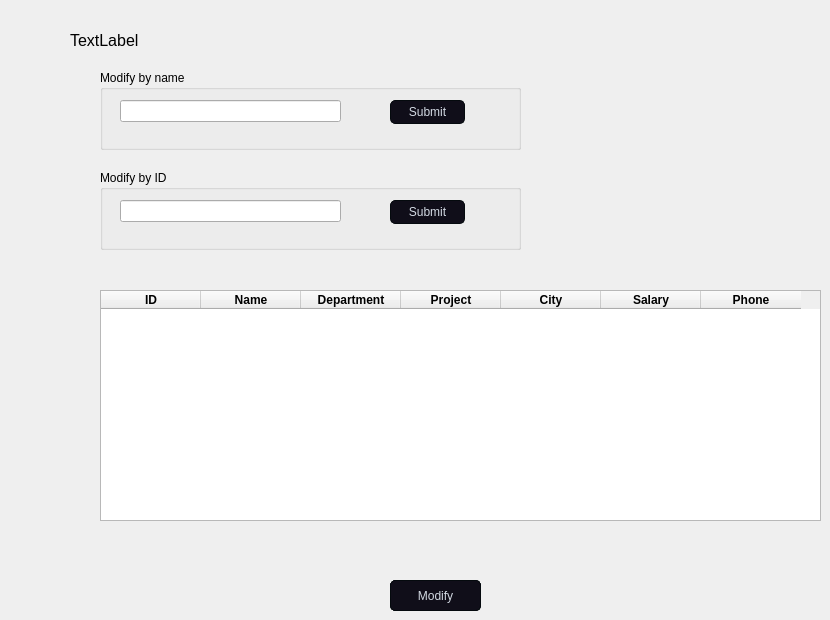
    <widget class="QWidget" name="Modify">
     <attribute name="title">
      <string>Modify</string>
     </attribute>
     <widget class="QGroupBox" name="groupBox_5">
      <property name="geometry">
       <rect>
        <x>100</x>
        <y>70</y>
        <width>421</width>
        <height>80</height>
       </rect>
      </property>
      <property name="title">
       <string>Modify by name</string>
      </property>
      <widget class="QLineEdit" name="mbn">
       <property name="geometry">
        <rect>
         <x>20</x>
         <y>30</y>
         <width>221</width>
         <height>22</height>
        </rect>
       </property>
      </widget>
      <widget class="QPushButton" name="mbn_btn">
       <property name="geometry">
        <rect>
         <x>290</x>
         <y>30</y>
         <width>75</width>
         <height>24</height>
        </rect>
       </property>
       <property name="styleSheet">
        <string notr="true">
/*
Neon Style Sheet for QT Applications (QpushButton)
Author: Jaime A. Quiroga P.
Company: GTRONICK
Last updated: 24/10/2020, 15:42.
Available at: https://github.com/GTRONICK/QSS/blob/master/NeonButtons.qss
*/
QPushButton{
	border-style: solid;
	border-color: #050a0e;
	border-width: 1px;
	border-radius: 5px;
	color: #d3dae3;
	padding: 2px;
	background-color: #100E19;
}
QPushButton::default{
	border-style: solid;
	border-color: #050a0e;
	border-width: 1px;
	border-radius: 5px;
	color: #FFFFFF;
	padding: 2px;
	background-color: #151a1e;
}
QPushButton:hover{
	border-style: solid;
	border-top-color: qlineargradient(spread:pad, x1:0, y1:1, x2:1, y2:1, stop:0 #C0DB50, stop:0.4 #C0DB50, stop:0.5 #100E19, stop:1 #100E19);
    border-bottom-color: qlineargradient(spread:pad, x1:0, y1:1, x2:1, y2:1, stop:0 #100E19, stop:0.5 #100E19, stop:0.6 #C0DB50, stop:1 #C0DB50);
    border-left-color: qlineargradient(spread:pad, x1:0, y1:0, x2:0, y2:1, stop:0 #C0DB50, stop:0.3 #C0DB50, stop:0.7 #100E19, stop:1 #100E19);
    border-right-color: qlineargradient(spread:pad, x1:0, y1:1, x2:0, y2:0, stop:0 #C0DB50, stop:0.3 #C0DB50, stop:0.7 #100E19, stop:1 #100E19);
	border-width: 2px;
    border-radius: 1px;
	color: #d3dae3;
	padding: 2px;
}
QPushButton:pressed{
	border-style: solid;
	border-top-color: qlineargradient(spread:pad, x1:0, y1:1, x2:1, y2:1, stop:0 #d33af1, stop:0.4 #d33af1, stop:0.5 #100E19, stop:1 #100E19);
    border-bottom-color: qlineargradient(spread:pad, x1:0, y1:1, x2:1, y2:1, stop:0 #100E19, stop:0.5 #100E19, stop:0.6 #d33af1, stop:1 #d33af1);
    border-left-color: qlineargradient(spread:pad, x1:0, y1:0, x2:0, y2:1, stop:0 #d33af1, stop:0.3 #d33af1, stop:0.7 #100E19, stop:1 #100E19);
    border-right-color: qlineargradient(spread:pad, x1:0, y1:1, x2:0, y2:0, stop:0 #d33af1, stop:0.3 #d33af1, stop:0.7 #100E19, stop:1 #100E19);
	border-width: 2px;
    border-radius: 1px;
	color: #d3dae3;
	padding: 2px;
}
</string>
       </property>
       <property name="text">
        <string>Submit</string>
       </property>
      </widget>
     </widget>
     <widget class="QGroupBox" name="groupBox_6">
      <property name="geometry">
       <rect>
        <x>100</x>
        <y>170</y>
        <width>421</width>
        <height>80</height>
       </rect>
      </property>
      <property name="title">
       <string>Modify by ID</string>
      </property>
      <widget class="QLineEdit" name="mid">
       <property name="geometry">
        <rect>
         <x>20</x>
         <y>30</y>
         <width>221</width>
         <height>22</height>
        </rect>
       </property>
      </widget>
      <widget class="QPushButton" name="mid_btn">
       <property name="geometry">
        <rect>
         <x>290</x>
         <y>30</y>
         <width>75</width>
         <height>24</height>
        </rect>
       </property>
       <property name="styleSheet">
        <string notr="true">
/*
Neon Style Sheet for QT Applications (QpushButton)
Author: Jaime A. Quiroga P.
Company: GTRONICK
Last updated: 24/10/2020, 15:42.
Available at: https://github.com/GTRONICK/QSS/blob/master/NeonButtons.qss
*/
QPushButton{
	border-style: solid;
	border-color: #050a0e;
	border-width: 1px;
	border-radius: 5px;
	color: #d3dae3;
	padding: 2px;
	background-color: #100E19;
}
QPushButton::default{
	border-style: solid;
	border-color: #050a0e;
	border-width: 1px;
	border-radius: 5px;
	color: #FFFFFF;
	padding: 2px;
	background-color: #151a1e;
}
QPushButton:hover{
	border-style: solid;
	border-top-color: qlineargradient(spread:pad, x1:0, y1:1, x2:1, y2:1, stop:0 #C0DB50, stop:0.4 #C0DB50, stop:0.5 #100E19, stop:1 #100E19);
    border-bottom-color: qlineargradient(spread:pad, x1:0, y1:1, x2:1, y2:1, stop:0 #100E19, stop:0.5 #100E19, stop:0.6 #C0DB50, stop:1 #C0DB50);
    border-left-color: qlineargradient(spread:pad, x1:0, y1:0, x2:0, y2:1, stop:0 #C0DB50, stop:0.3 #C0DB50, stop:0.7 #100E19, stop:1 #100E19);
    border-right-color: qlineargradient(spread:pad, x1:0, y1:1, x2:0, y2:0, stop:0 #C0DB50, stop:0.3 #C0DB50, stop:0.7 #100E19, stop:1 #100E19);
	border-width: 2px;
    border-radius: 1px;
	color: #d3dae3;
	padding: 2px;
}
QPushButton:pressed{
	border-style: solid;
	border-top-color: qlineargradient(spread:pad, x1:0, y1:1, x2:1, y2:1, stop:0 #d33af1, stop:0.4 #d33af1, stop:0.5 #100E19, stop:1 #100E19);
    border-bottom-color: qlineargradient(spread:pad, x1:0, y1:1, x2:1, y2:1, stop:0 #100E19, stop:0.5 #100E19, stop:0.6 #d33af1, stop:1 #d33af1);
    border-left-color: qlineargradient(spread:pad, x1:0, y1:0, x2:0, y2:1, stop:0 #d33af1, stop:0.3 #d33af1, stop:0.7 #100E19, stop:1 #100E19);
    border-right-color: qlineargradient(spread:pad, x1:0, y1:1, x2:0, y2:0, stop:0 #d33af1, stop:0.3 #d33af1, stop:0.7 #100E19, stop:1 #100E19);
	border-width: 2px;
    border-radius: 1px;
	color: #d3dae3;
	padding: 2px;
}
</string>
       </property>
       <property name="text">
        <string>Submit</string>
       </property>
      </widget>
     </widget>
     <widget class="QListWidget" name="mlw">
      <property name="geometry">
       <rect>
        <x>240</x>
        <y>290</y>
        <width>381</width>
        <height>221</height>
       </rect>
      </property>
     </widget>
     <widget class="QPushButton" name="r_btn_2">
      <property name="enabled">
       <bool>true</bool>
      </property>
      <property name="geometry">
       <rect>
        <x>390</x>
        <y>580</y>
        <width>91</width>
        <height>31</height>
       </rect>
      </property>
      <property name="styleSheet">
       <string notr="true">
/*
Neon Style Sheet for QT Applications (QpushButton)
Author: Jaime A. Quiroga P.
Company: GTRONICK
Last updated: 24/10/2020, 15:42.
Available at: https://github.com/GTRONICK/QSS/blob/master/NeonButtons.qss
*/
QPushButton{
	border-style: solid;
	border-color: #050a0e;
	border-width: 1px;
	border-radius: 5px;
	color: #d3dae3;
	padding: 2px;
	background-color: #100E19;
}
QPushButton::default{
	border-style: solid;
	border-color: #050a0e;
	border-width: 1px;
	border-radius: 5px;
	color: #FFFFFF;
	padding: 2px;
	background-color: #151a1e;
}
QPushButton:hover{
	border-style: solid;
	border-top-color: qlineargradient(spread:pad, x1:0, y1:1, x2:1, y2:1, stop:0 #C0DB50, stop:0.4 #C0DB50, stop:0.5 #100E19, stop:1 #100E19);
    border-bottom-color: qlineargradient(spread:pad, x1:0, y1:1, x2:1, y2:1, stop:0 #100E19, stop:0.5 #100E19, stop:0.6 #C0DB50, stop:1 #C0DB50);
    border-left-color: qlineargradient(spread:pad, x1:0, y1:0, x2:0, y2:1, stop:0 #C0DB50, stop:0.3 #C0DB50, stop:0.7 #100E19, stop:1 #100E19);
    border-right-color: qlineargradient(spread:pad, x1:0, y1:1, x2:0, y2:0, stop:0 #C0DB50, stop:0.3 #C0DB50, stop:0.7 #100E19, stop:1 #100E19);
	border-width: 2px;
    border-radius: 1px;
	color: #d3dae3;
	padding: 2px;
}
QPushButton:pressed{
	border-style: solid;
	border-top-color: qlineargradient(spread:pad, x1:0, y1:1, x2:1, y2:1, stop:0 #d33af1, stop:0.4 #d33af1, stop:0.5 #100E19, stop:1 #100E19);
    border-bottom-color: qlineargradient(spread:pad, x1:0, y1:1, x2:1, y2:1, stop:0 #100E19, stop:0.5 #100E19, stop:0.6 #d33af1, stop:1 #d33af1);
    border-left-color: qlineargradient(spread:pad, x1:0, y1:0, x2:0, y2:1, stop:0 #d33af1, stop:0.3 #d33af1, stop:0.7 #100E19, stop:1 #100E19);
    border-right-color: qlineargradient(spread:pad, x1:0, y1:1, x2:0, y2:0, stop:0 #d33af1, stop:0.3 #d33af1, stop:0.7 #100E19, stop:1 #100E19);
	border-width: 2px;
    border-radius: 1px;
	color: #d3dae3;
	padding: 2px;
}
</string>
      </property>
      <property name="text">
       <string>Modify</string>
      </property>
     </widget>
     <widget class="QPushButton" name="g_btn_2">
      <property name="enabled">
       <bool>true</bool>
      </property>
      <property name="geometry">
       <rect>
        <x>390</x>
        <y>580</y>
        <width>91</width>
        <height>31</height>
       </rect>
      </property>
      <property name="styleSheet">
       <string notr="true">
/*
Neon Style Sheet for QT Applications (QpushButton)
Author: Jaime A. Quiroga P.
Company: GTRONICK
Last updated: 24/10/2020, 15:42.
Available at: https://github.com/GTRONICK/QSS/blob/master/NeonButtons.qss
*/
QPushButton{
	border-style: solid;
	border-color: #050a0e;
	border-width: 1px;
	border-radius: 5px;
	color: #d3dae3;
	padding: 2px;
	background-color: #100E19;
}
QPushButton::default{
	border-style: solid;
	border-color: #050a0e;
	border-width: 1px;
	border-radius: 5px;
	color: #FFFFFF;
	padding: 2px;
	background-color: #151a1e;
}
QPushButton:hover{
	border-style: solid;
	border-top-color: qlineargradient(spread:pad, x1:0, y1:1, x2:1, y2:1, stop:0 #C0DB50, stop:0.4 #C0DB50, stop:0.5 #100E19, stop:1 #100E19);
    border-bottom-color: qlineargradient(spread:pad, x1:0, y1:1, x2:1, y2:1, stop:0 #100E19, stop:0.5 #100E19, stop:0.6 #C0DB50, stop:1 #C0DB50);
    border-left-color: qlineargradient(spread:pad, x1:0, y1:0, x2:0, y2:1, stop:0 #C0DB50, stop:0.3 #C0DB50, stop:0.7 #100E19, stop:1 #100E19);
    border-right-color: qlineargradient(spread:pad, x1:0, y1:1, x2:0, y2:0, stop:0 #C0DB50, stop:0.3 #C0DB50, stop:0.7 #100E19, stop:1 #100E19);
	border-width: 2px;
    border-radius: 1px;
	color: #d3dae3;
	padding: 2px;
}
QPushButton:pressed{
	border-style: solid;
	border-top-color: qlineargradient(spread:pad, x1:0, y1:1, x2:1, y2:1, stop:0 #d33af1, stop:0.4 #d33af1, stop:0.5 #100E19, stop:1 #100E19);
    border-bottom-color: qlineargradient(spread:pad, x1:0, y1:1, x2:1, y2:1, stop:0 #100E19, stop:0.5 #100E19, stop:0.6 #d33af1, stop:1 #d33af1);
    border-left-color: qlineargradient(spread:pad, x1:0, y1:0, x2:0, y2:1, stop:0 #d33af1, stop:0.3 #d33af1, stop:0.7 #100E19, stop:1 #100E19);
    border-right-color: qlineargradient(spread:pad, x1:0, y1:1, x2:0, y2:0, stop:0 #d33af1, stop:0.3 #d33af1, stop:0.7 #100E19, stop:1 #100E19);
	border-width: 2px;
    border-radius: 1px;
	color: #d3dae3;
	padding: 2px;
}
</string>
      </property>
      <property name="text">
       <string>Get Item</string>
      </property>
     </widget>
     <widget class="QTableWidget" name="mtable">
      <property name="geometry">
       <rect>
        <x>100</x>
        <y>290</y>
        <width>721</width>
        <height>231</height>
       </rect>
      </property>
      <property name="editTriggers">
       <set>QAbstractItemView::DoubleClicked</set>
      </property>
      <column>
       <property name="text">
        <string>ID</string>
       </property>
       <property name="font">
        <font>
         <bold>true</bold>
        </font>
       </property>
      </column>
      <column>
       <property name="text">
        <string>Name</string>
       </property>
       <property name="font">
        <font>
         <bold>true</bold>
        </font>
       </property>
      </column>
      <column>
       <property name="text">
        <string>Department</string>
       </property>
       <property name="font">
        <font>
         <bold>true</bold>
        </font>
       </property>
      </column>
      <column>
       <property name="text">
        <string>Project</string>
       </property>
       <property name="font">
        <font>
         <bold>true</bold>
        </font>
       </property>
      </column>
      <column>
       <property name="text">
        <string>City</string>
       </property>
       <property name="font">
        <font>
         <bold>true</bold>
        </font>
       </property>
      </column>
      <column>
       <property name="text">
        <string>Salary</string>
       </property>
       <property name="font">
        <font>
         <bold>true</bold>
        </font>
       </property>
      </column>
      <column>
       <property name="text">
        <string>Phone</string>
       </property>
       <property name="font">
        <font>
         <bold>true</bold>
        </font>
       </property>
      </column>
     </widget>
     <widget class="QLabel" name="label_13">
      <property name="geometry">
       <rect>
        <x>70</x>
        <y>20</y>
        <width>101</width>
        <height>41</height>
       </rect>
      </property>
      <property name="font">
       <font>
        <pointsize>12</pointsize>
       </font>
      </property>
      <property name="text">
       <string>TextLabel</string>
      </property>
     </widget>
     <zorder>g_btn_2</zorder>
     <zorder>r_btn_2</zorder>
     <zorder>groupBox_5</zorder>
     <zorder>groupBox_6</zorder>
     <zorder>mlw</zorder>
     <zorder>mtable</zorder>
     <zorder>label_13</zorder>
    </widget>
